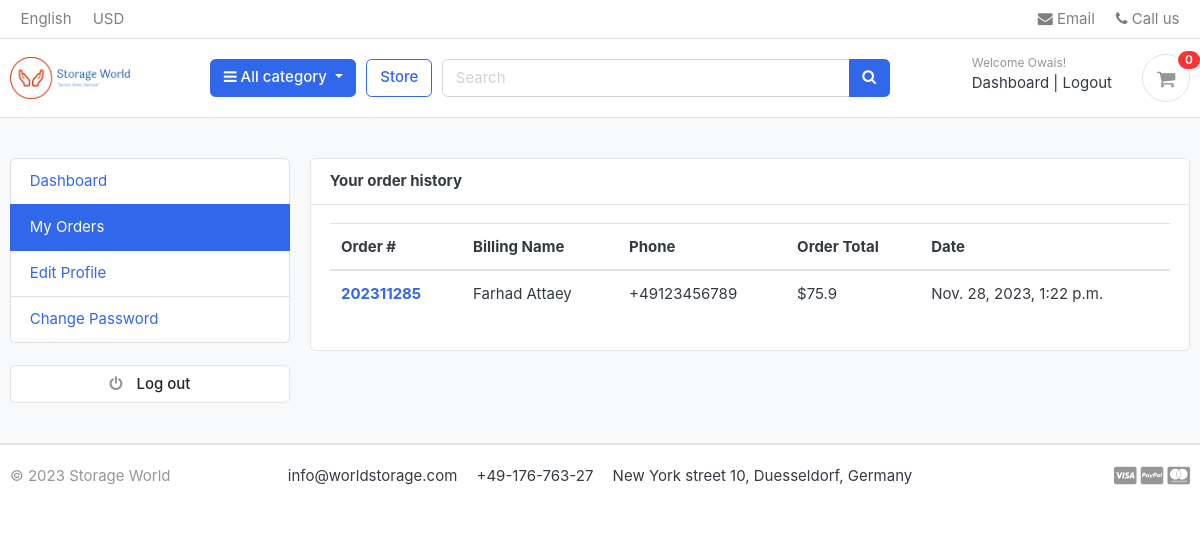
Page /accounts/my_orders/ (signed in) on the earlier database version.
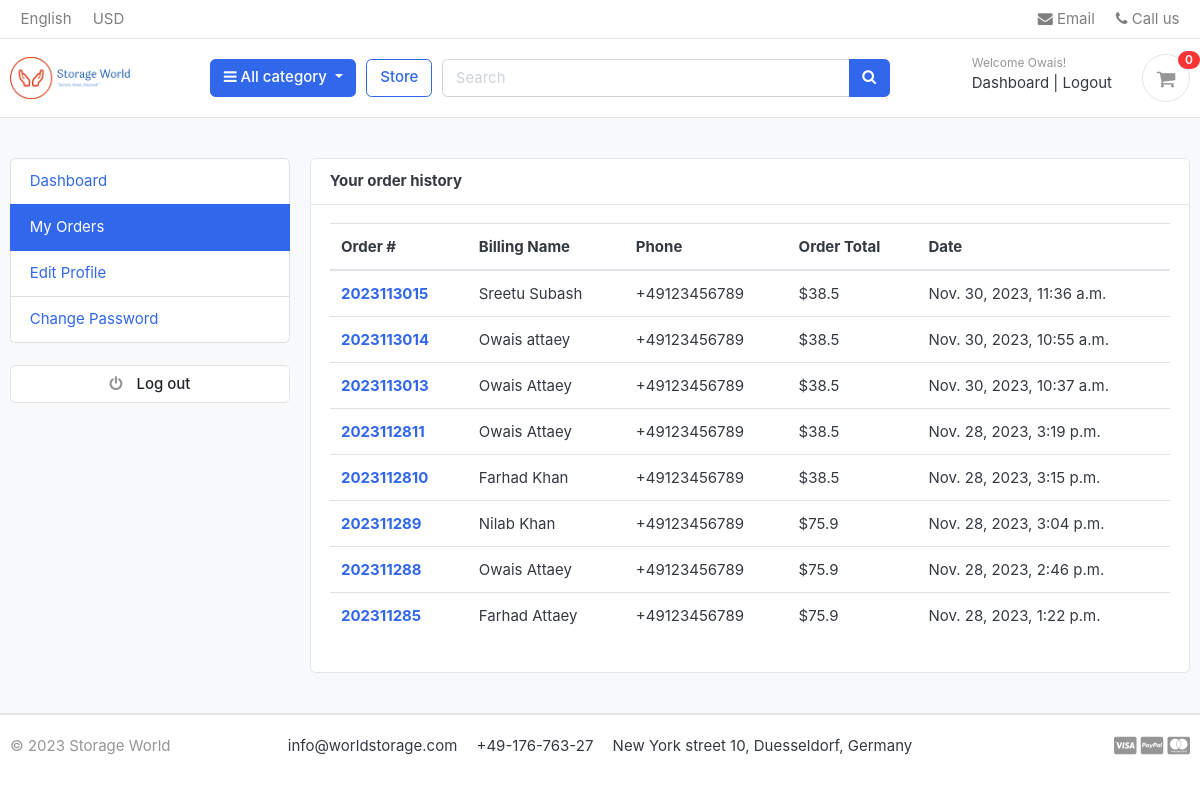
Same page on the later database version.
### orders/models.py (models this page shows, shortened)
class Order(models.Model):
    STATUS = (
        ('New', 'New'),
        ('Accepted', 'Accepted'),
        ('Completed', 'Completed'),
        ('Cancelled', 'Cancelled'),
    )
    user                = models.ForeignKey(Account, on_delete=models.SET_NULL, null=True)
    payment             = models.ForeignKey(Payment, on_delete=models.SET_NULL, blank=True, null=True)
    order_number        = models.CharField(max_length=20)
    first_name          = models.CharField(max_length=50)
    last_name           = models.CharField(max_length=50)
    phone               = models.CharField(max_length=15)
    email               = models.EmailField(max_length=50)
    address_line_1      = models.CharField(max_length=50)
    address_line_2      = models.CharField(max_length=50, blank=True)
    country             = models.CharField(max_length=50)
    state               = models.CharField(max_length=50)
    city                = models.CharField(max_length=50)
    order_note          = models.CharField(max_length=100, blank=True)
    order_total         = models.FloatField()
    tax                 = models.FloatField()
    status              = models.CharField(max_length=10, choices=STATUS, default='New')
    ip                  = models.CharField(blank=True, max_length=20)
    is_ordered          = models.BooleanField(default=False)
    created_at          = models.DateTimeField(auto_now_add=True)
    updated_at          = models.DateTimeField(auto_now=True)
    def full_name(self):
        return f'{self.first_name} {self.last_name}'

### accounts/views.py (the view)
# urls.py: path('my_orders/', views.my_orders, name='my_orders'),
@login_required(login_url='login')
def my_orders(request):
    orders = Order.objects.filter(user=request.user, is_ordered=True).order_by('-created_at')
    context = {
        'orders': orders,
    }
    return render(request, 'accounts/my_orders.html', context)

### carts/context_processors.py (called while the page is built)
def counter(request):
    cart_count = 0
    if 'admin' in request.path:
        return {}
    else:
        try:
            cart = Cart.objects.filter(cart_id=_cart_id(request))
            if request.user.is_authenticated:
                cart_items = CartItem.objects.all().filter(user=request.user)
            else:
                cart_items = CartItem.objects.all().filter(cart=cart[:1])
            for cart_item in cart_items:
                cart_count += cart_item.quantity
        except Cart.DoesNotExist:
            cart_count = 0
    return dict(cart_count=cart_count)

### carts/views.py (called while the page is built)
def _cart_id(request):
    cart = request.session.session_key
    if not cart:
        cart = request.session.create()
    return cart

### category/context_processors.py (called while the page is built)
def menu_links(request):
    links = Category.objects.all()
    return dict(links=links)

### category/models.py (called while the page is built)
    def get_url(self):
        return reverse('products_by_category', args=[self.slug])

### templates/accounts/my_orders.html (shortened to what this page needs)
{% extends 'base.html' %}
{% block content %}
<section class="section-conten padding-y bg">
<div class="container">
	<div class="row">
	{% include 'includes/dashboard_sidebar.html' %}
	<main class="col-md-9">
		<article class="card">
		<header class="card-header">
			<strong class="d-inline-block mr-3">Your order history</strong>
		</header>
		<div class="card-body">
			<div class="row">
			<div class="col-md-12">
				<table class="table table-hover">
				  <thead>
				    <tr>
				      <th scope="col">Order #</th>
				      <th scope="col">Billing Name</th>
				      <th scope="col">Phone</th>
				      <th scope="col">Order Total</th>
                        <th scope="col">Date</th>
				    </tr>
				  </thead>
				  <tbody>
						{% for order in orders %}
				    <tr>
				      <th scope="row"><a href="{% url 'order_detail' order.order_number %}">{{order.order_number}}</a></th>
				      <td>{{order.full_name}}</td>
				      <td>{{order.phone}}</td>
				      <td>${{order.order_total}}</td>
                        <td>{{order.created_at}}</td>
				    </tr>
				{% endfor %}
				  </tbody>
				</table>
			</div>
			</div>
		</div>
		</article>
	</main>
</div>
</div>
</section>
{% endblock %}

Differences in the rows shown:
added Order: order_number "2023113015", full_name "Sreetu Subash", phone "+49123456789", order_total "38.5", created_at "Nov. 30, 2023, 11:36 a.m."
added Order: order_number "2023113014", full_name "Owais attaey", phone "+49123456789", order_total "38.5", created_at "Nov. 30, 2023, 10:55 a.m."
added Order: order_number "2023113013", full_name "Owais Attaey", phone "+49123456789", order_total "38.5", created_at "Nov. 30, 2023, 10:37 a.m."
added Order: order_number "2023112811", full_name "Owais Attaey", phone "+49123456789", order_total "38.5", created_at "Nov. 28, 2023, 3:19 p.m."
added Order: order_number "2023112810", full_name "Farhad Khan", phone "+49123456789", order_total "38.5", created_at "Nov. 28, 2023, 3:15 p.m."
added Order: order_number "202311289", full_name "Nilab Khan", phone "+49123456789", order_total "75.9", created_at "Nov. 28, 2023, 3:04 p.m."
added Order: order_number "202311288", full_name "Owais Attaey", phone "+49123456789", order_total "75.9", created_at "Nov. 28, 2023, 2:46 p.m."
